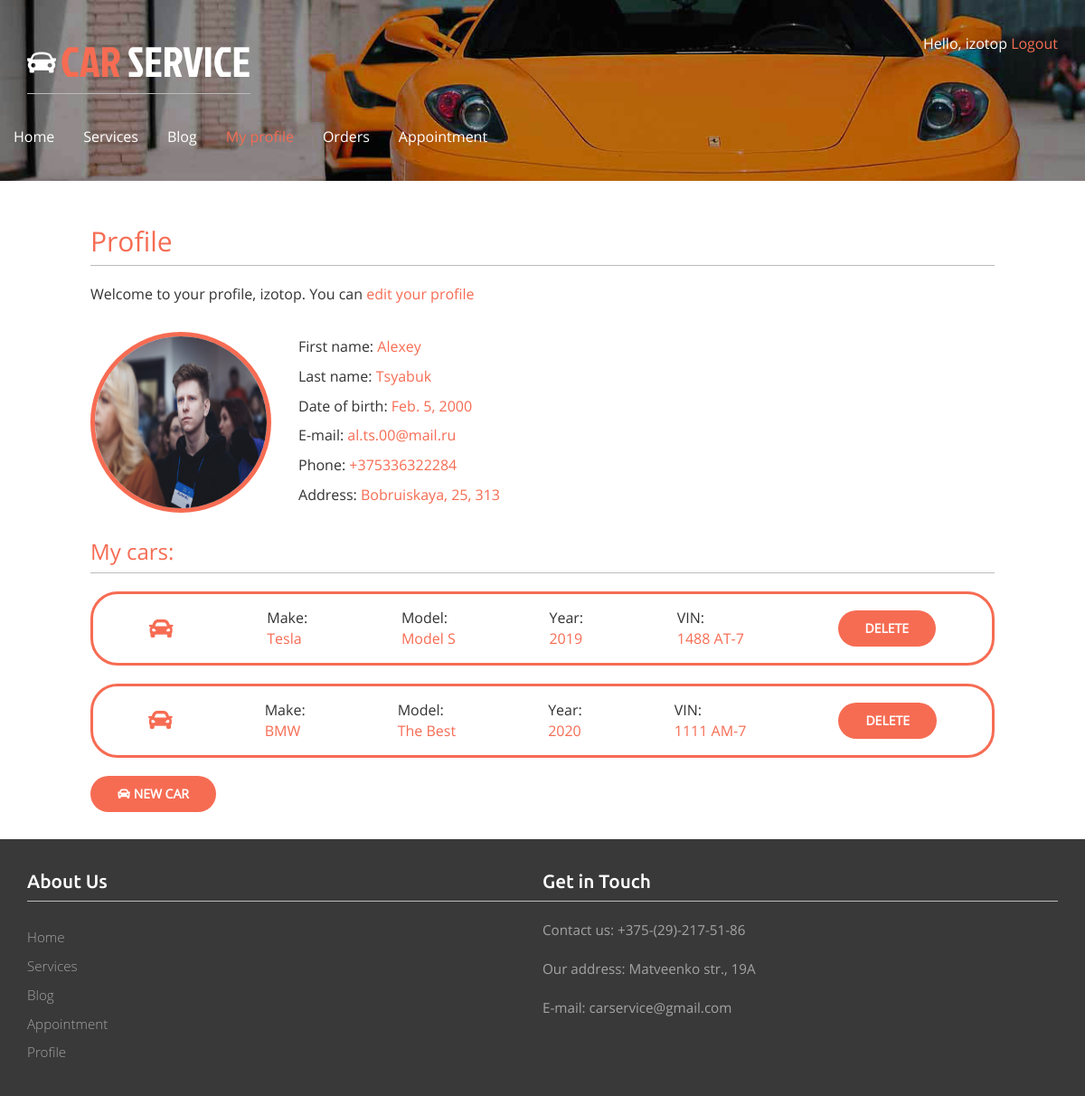
/account/ (signed in), run on the app's committed database.
### account/models.py (models this page shows, shortened)
class Profile(models.Model):
    user = models.OneToOneField(settings.AUTH_USER_MODEL, on_delete=models.CASCADE)
    date_of_birth = models.DateField(blank=True, null=True)
    photo = models.ImageField(upload_to='users/%Y/%m/%d/', blank=True)
    phone = models.CharField(blank=True, max_length=20)
    address = models.CharField(blank=True, max_length=100)

class Car(models.Model):
    user = models.ForeignKey(User, on_delete=models.CASCADE, related_name='car')
    make = models.CharField(max_length=50)
    model = models.CharField(max_length=100)
    year = models.IntegerField()
    vin = models.CharField(max_length=10)

### account/views.py (the view)
# urls.py: path('', views.profile, name='profile'),
@login_required
@csrf_exempt
def profile(request):
    profile = Profile.objects.get(id=request.user.id)
    cars = request.user.car.all()
    if request.method == 'POST':
        car = Car(
            user_id = request.user.id,
            make = request.POST.get('make'),
            model = request.POST.get('model'),
            year = request.POST.get('year'),
            vin = request.POST.get('vin')
            )
        car.save()
        car_json = {'id':car.id, 'make':car.make, 'model':car.model, 'year':car.year, 'vin':car.vin}
        return JsonResponse({'status':'ok', 'car':car_json})
    else:
        car_form = CarForm()
    return render(request,'account/profile.html',{'section': 'profile', 'profile': profile, 'cars':cars, 'car_form':car_form})

### account/templates/account/profile.html (shortened to what this page needs)
{% extends "base.html" %}
{% load static %}
{% block content %}
<h2>Profile</h2>
<p>Welcome to your profile, {{ request.user.username }}. You can <a href="{% url "edit" %}">edit your profile</a></p>
<div class="container-info">
    <img class="avatar" {% if profile.photo %} src="/media/{{profile.photo}}" {% else %} src="{% static "images/profile.png" %}" {% endif %} alt="">
    <div class="info">
        <p>First name: <span> {{request.user.first_name}}</span></p>
        <p>Last name: <span> {{request.user.last_name}}</span></p>
        <p>Date of birth: <span> {{profile.date_of_birth}}</span></p>
        <p>E-mail: <span> {{request.user.email}}</span></p>
        <p>Phone: <span>{{profile.phone}}</span></p>
        <p>Address: <span>{{profile.address}}</span></p>
    </div>
</div>
{% if not request.user.is_staff%}
<h3>My cars:</h3>
<div class="all-cars">
    {% if cars.count > 0 %}
    {% for car in cars %}
    <div class="car" id="car-{{car.id}}">
        <i class="fa fa-car"></i>
        <p>Make:  <span><br/>{{car.make}}</span></p>
        <p>Model: <span><br/>{{car.model}}</span></p>
        <p>Year: <span><br/>{{car.year}}</span></p>
        <p>VIN: <span><br>{{car.vin}}</span></p>
        <a id="delete-car" class="button" data-id="{{car.id}}" href="#">Delete</a>
    </div>
    {% endfor %}
</div>
{%else%}
<p>You don't have any cars yet</p>
{% endif %}
<button id="new-car"><i class="fa fa-car"></i> New car </button>
{% else %}
<div class="admin-rights">
    <p>You have the rights of the administrator</p>
    <a class="button" href="/admin">Open extended admin panel</a>
</div>
</div>
{% endif %}
{% endblock %}

### account/templates/base.html (shortened to what this page needs)
{% load static %}
<!DOCTYPE html>
<html>
    <head>
        <link href="{% static "css/bootstrap.css" %}" rel='stylesheet' type='text/css' />
        <link href="{% static "css/style.css" %}" rel='stylesheet' type='text/css' />
        <link href="{% static "css/font-awesome/css/all.css" %}" rel="stylesheet" type='text/css'/>
    </head>
    <body>
        <div class="banner banner2">
            <div class="container">
                <div class="header">
                    <div class="logo">
                        <h1><a href="{% url "main" %}"><img src="{% static "images/car.png" %}" alt=""/>CAR <span>SERVICE</span></a></h1>
                    </div>
                    <div class="top_details">
                        <p>
                            {% if request.user.is_authenticated %}
                             Hello, {{ request.user.username }}<a href="{% url "logout" %}"> Logout</a>
                            {% else %}<a href="{% url "login" %}">Log-in</a>{% endif %}
                        </p>
                    </div>
                    <div class="clearfix"></div>
                </div>
                <nav class="navbar navbar-default">
                    <div class="collapse navbar-collapse nav-wil" id="bs-example-navbar-collapse-1">
                        <ul class="nav navbar-nav">
                            <li {% if section == "main" %} class="active"{% endif %}><a href="/main/">Home</a></li>
                            <li {% if section == "services" %} class="active"{% endif %}><a href="{% url "services" %}">Services</a></li>
                            <li {% if section == "blog" %} class="active"{% endif %}><a href="/blog/">Blog</a></li>
                            <li {% if section == "profile" %} class="active"{% endif %}><a href="{% url "profile" %}">My profile</a></li>
                            <li {% if section == "orders" %} class="active"{% endif %}><a href="/orders/">Orders</a></li>
                            <li {% if section == "appointment" %} class="active"{% endif %}><a href="/orders/appointment">Appointment</a></li>
                        </ul>
                    </div>
                 </nav>
            </div>
        </div>
        <div id="content">
        {% block content %}{% endblock %}
        </div>
        <div class="footer2">
            <div class="container">
            <div class="ftr2-grids">
              <div class="col-md-6 ftr2-grid1">
                 <h3>About Us</h3>
                 <ul>
                    <li><a href="about.html">Home</a></li>
                    <li><a href="services.html">Services</a></li>
                    <li><a href="blog.html">Blog</a></li>
                    <li><a href="gallery.html">Appointment</a></li>
                    <li><a href="contact.html">Profile</a></li>
                 </ul>
             </div>
             <div class="col-md-6 ftr6-grid3">
                 <h3>Get in Touch</h3>
                <p>Contact us: +375-(29)-217-51-86</p>
                <p>Our address: Matveenko str., 19A</p>
                <p>E-mail: carservice@gmail.com</p>
             </div>
             <div class="clearfix"></div>
        </div>

### account/static/css/style.css (style rules this page uses)
h4, h5, h6, h1, h2, h3 { border-bottom:1px solid #bbb; padding:0 0 10px 0; margin:20px 0 20px 0; color:#f66c53; }
ul, ol { margin: 0; padding:0; }
p { margin: 5px 0px; font-size: 12pt; }
.navbar-nav { margin: -15px; margin-bottom: 10px; }
i { cursor: pointer; }
html, body { font-family: 'OpenSans-Regular'; font-size: 100%; background: #ffffff; }
.info { margin-left: 3%; display: flex; flex-direction: column; }
.info span, .car span, .order span, .edit-order span, .search span { color:#f66c53; }
.container-info { display: flex; direction: row; margin: 30px 0px; }
img.avatar { border-radius: 100px; width: 200px; height: 200px; display: inline-block; border: 5px solid #f66c53; }
h1 { border-bottom:1px solid #bbb; padding:0 0 10px 0; margin:10px 0 20px 0; color:#f66c53; }
input[type=submit], button, a.button { font-weight:bold; background:#f66c53; color:#fff; padding: 10px 30px; font-size:14px; text-transform:uppercase; border: 0; border-radius: 20px; margin: 0px 0px; }
.car { border: solid 3px #f66c53; display: flex; flex-direction: row; justify-content: space-around; align-items: center; border-radius: 30px; padding: 10px; margin: 20px 0px; }
.car i { color: #f66c53; font-size: 20pt; }
#content { padding: 30px 100px ; }
body a { transition:0.5s all; -webkit-transition:0.5s all; -moz-transition:0.5s all; -o-transition:0.5s all; -ms-transition:0.5s all; text-decoration: none; color: #f66c53; }
.banner { background:url(../images/bg3.jpg) no-repeat 0px -120px; background-size:cover; min-height:800px; }
.header { margin-top:2em; }
.logo { float:left; }
.logo h1 a { color:#F66C53; text-decoration:none; font-family:'JockeyOne-Regular'; font-size:1.3em; }
.logo h1 a img { margin-right:5px; vertical-align:initial; }
.logo h1 a span { color:#fff; }
.top_details { float:right; }
.top_details p { color:#fff; margin-bottom:0.5em; }
.navbar-default { background:none; border:none; }
.navbar-default ul li { display:inline-block; }
.navbar-default ul li a { display:block; color:#fff; text-decoration:none; padding:0 2em 0 0; }
ul.navbar-nav li.active a { background:none!important; color:#F66C53!important; }
.navbar-default .navbar-nav > li > a { color:#fff; }
.navbar-collapse { padding:0; }
.navbar { margin:2em 0; }
.footer2 { background:#393939; padding-bottom: 1em; }
.ftr2-grid1 { padding:1em 0; }
.ftr6-grid3 { padding: 1em 0; }
.ftr2-grid1 h3 { color:#fff; font-size:1.3em; font-weight:300; font-family: 'Ubuntu-Medium'; }
.ftr2-grid1 ul { margin:1.5em 0 0em 0; }
.ftr2-grid1 ul li { display:block; }
.ftr2-grid1 ul li a { display:block; padding:5px 0; color:#a4a4a4; font-size:0.95em; font-weight:300; text-decoration:none; font-family: 'Open Sans', sans-serif; }
.ftr6-grid3 h3 { color: #fff; font-size: 1.3em; font-family: 'Ubuntu-Medium'; }
.ftr6-grid3 p { margin-top:1.3em; color:#a4a4a4; font-size:0.95em; line-height:1.5em; }
.banner2 { background: url(../images/bg3.jpg) no-repeat 0px -375px; background-size: cover; min-height: 200px; max-height: 200px; }
.button { font-size: 0.85em; margin-top: 5px; padding: 10px 15px; display: inline-block; background:#F66C53; color: #FFF; outline: 0; }

### data on the page
Profile: photo (picture), date_of_birth "Feb. 5, 2000", phone "+375336322284", address "Bobruiskaya, 25, 313"
Car: make "Tesla", model "Model S", year "2019", vin "1488 AT-7"
Car: make "BMW", model "The Best", year "2020", vin "1111 AM-7"

### other printed values
{{ request.user.username }} "izotop"
{{ request.user.first_name }} "Alexey"
{{ request.user.last_name }} "Tsyabuk"
{{ request.user.email }} "al.ts.00@mail.ru"
